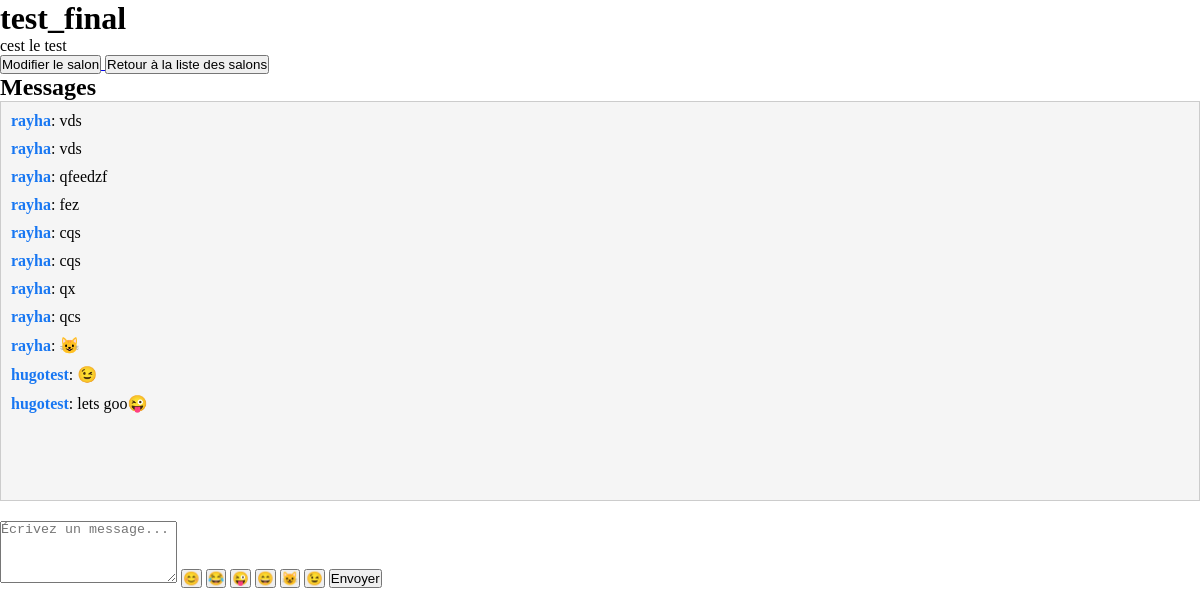
Page /membre/salon/45/ (signed in) on the earlier database version.
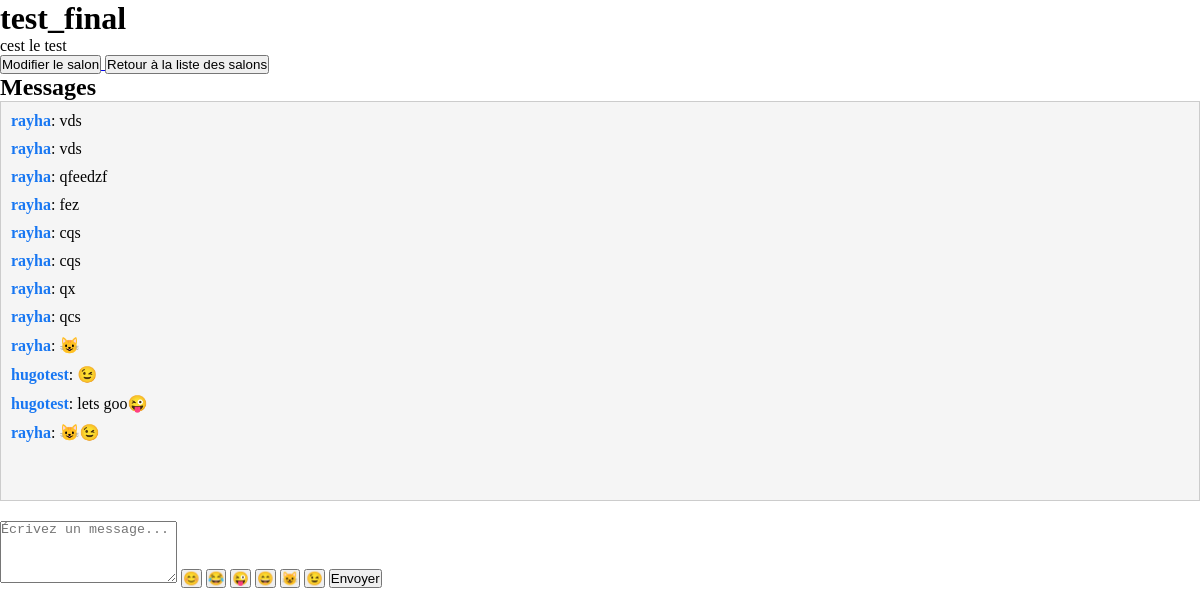
Same page on the later database version.
### membre/models.py (models this page shows, shortened)
class Message(models.Model):
    salon = models.ForeignKey('Salon', on_delete=models.CASCADE, related_name='messages')
    user = models.ForeignKey(User, on_delete=models.CASCADE)
    contenu = models.TextField()
    date_creation = models.DateTimeField(auto_now_add=True)

### membre/views.py (the view)
# urls.py: path('membre/salon/<int:salon_id>/', views.view_salon, name='view_salon'),
@login_required(login_url='connection')
def view_salon(request, salon_id):
    salon = get_object_or_404(Salon, id=salon_id)
    if request.method == 'POST':
        contenu = request.POST.get('contenu')
        if contenu:
            Message.objects.create(salon=salon, user=request.user, contenu=contenu)
    return render(request, 'view_salon.html', {'salon': salon})

### membre/templates/view_salon.html (shortened to what this page needs)
{% load static %}
<!DOCTYPE html>
<html lang="fr">
<head>
    <link rel="stylesheet" href="{% static 'styles.css' %}">
    <link rel="stylesheet" href="https://cdn.jsdelivr.net/npm/emoji-mart@5.6.0/css/emoji-mart.css">
</head>
<body>
    <h1>{{ salon.nom }}</h1>
    <p>{{ salon.description }}</p>
    {% if salon.created_by == request.user %}
    <a href="{% url 'edit_salon' salon.id %}">
        <button>Modifier le salon</button>
    </a>
    {% endif %}
    <a href="{% url 'salon_disponible' %}">
        <button>Retour à la liste des salons</button>
    </a>
    <h2>Messages</h2>
    <div id="messages-container">
        <ul id="messages">
            {% for message in salon.messages.all %}
                <li><strong>{{ message.user.username }}</strong>: {{ message.contenu }}</li>
            {% endfor %}
        </ul>
    </div>
    <form>
        <textarea id="contenu" name="contenu" rows="4" placeholder="Écrivez un message..."></textarea>
        <button type="button" class="emoji-button" data-emoji="😊">😊</button>
        <button type="button" class="emoji-button" data-emoji="😂">😂</button>
        <button type="button" class="emoji-button" data-emoji="😜">😜</button>
        <button type="button" class="emoji-button" data-emoji="😄">😄</button>
        <button type="button" class="emoji-button" data-emoji="😺">😺</button>
        <button type="button" class="emoji-button" data-emoji="😉">😉</button>
        <button type="submit">Envoyer</button>
    </form>
</body>
</html>

Differences in the rows shown:
added Message: user.username "rayha", contenu "😺😉"
